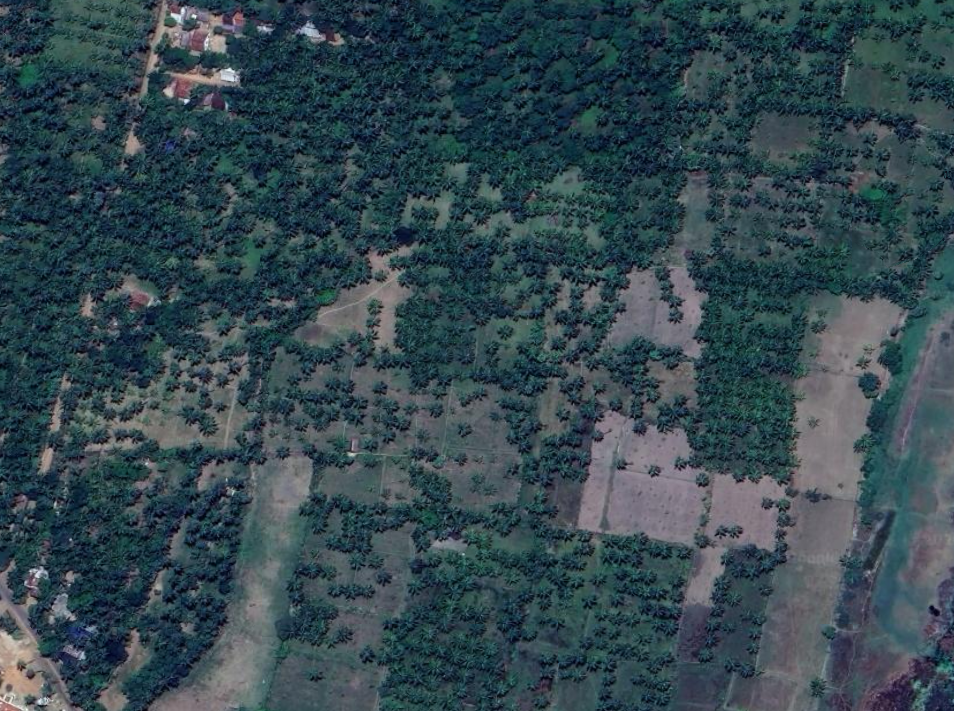
#> input picture input/test2.png, 954 x 711 px
$ python -i ultra_aggressive.py   (imports and definitions only)
#> lines starting #> are read from the running program, lines starting #| are printed output that depends on the picture; after the words box and inside, x2 and y2 are one past the last pixel; in counts of white or black regions, pixels touching at a corner belong together
#> further down, picture is the input picture: shape (711, 954, 3); mean B, G, R 79.4, 71.8, 52.8
"""
Ultra-Aggressive Coconut Tree Detection
- Watershed segmentation to separate trees
- Edge detection for tree boundaries
- Template matching for tree shapes
- Aggressive small feature detection
- Connected component analysis
- Optimized for dense plantations
"""

import cv2
import numpy as np
from scipy import ndimage
from typing import List, Tuple


# [45 lines left out: function detect_trees_aggressive, not called in this run]


def detect_trees_watershed(image: np.ndarray) -> np.ndarray:
    """
    Watershed segmentation to separate touching/overlapping trees.
    """
    gray = cv2.cvtColor(image, cv2.COLOR_BGR2GRAY)

    # Enhance contrast
    clahe = cv2.createCLAHE(clipLimit=2.0, tileGridSize=(8, 8))
    enhanced = clahe.apply(gray)
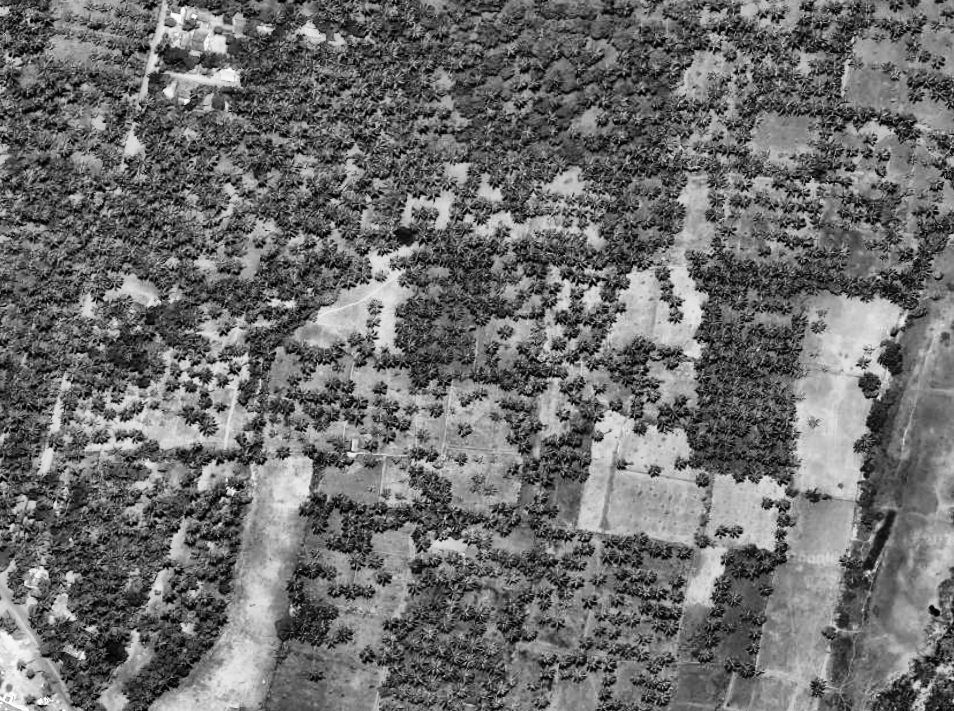
#> enhanced: shape (711, 954); min 0, max 255, mean 109.4

    # Binary threshold to find objects
    _, binary = cv2.threshold(enhanced, 100, 255, cv2.THRESH_BINARY_INV)
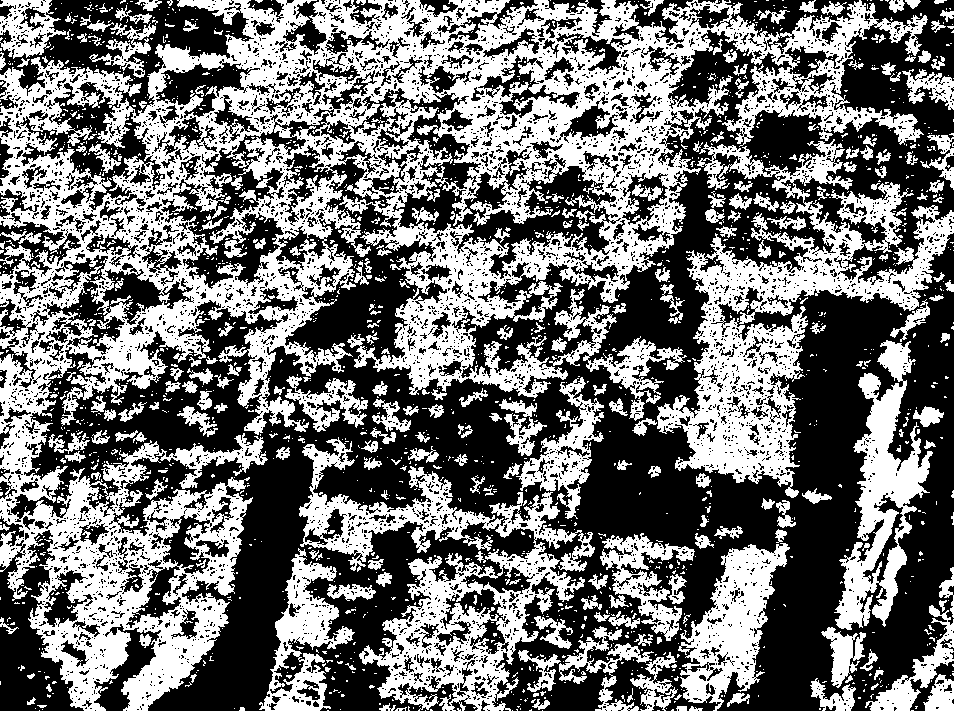
#> binary: shape (711, 954); 45% white; 1953 white regions (1681 under 20 px), largest, box (x1, y1, x2, y2) and area: (0, 0, 928, 711) 171825, (657, 139, 954, 498) 30100, (299, 437, 595, 711) 23112

    # Morphological operations
    kernel = cv2.getStructuringElement(cv2.MORPH_ELLIPSE, (5, 5))
    morph = cv2.morphologyEx(binary, cv2.MORPH_OPEN, kernel)
#> morph: shape (711, 954); 28% white; 1020 white regions (170 under 20 px), largest, box (x1, y1, x2, y2) and area: (443, 42, 681, 167) 11363, (683, 307, 800, 483) 8740, (40, 535, 152, 707) 7095
    morph = cv2.morphologyEx(morph, cv2.MORPH_CLOSE, kernel)
#> morph: shape (711, 954); 31.2% white; 493 white regions (87 under 20 px), largest, box (x1, y1, x2, y2) and area: (340, 0, 754, 218) 25357, (658, 211, 954, 484) 18669, (31, 480, 178, 711) 11382

    # Sure background
    kernel_bg = cv2.getStructuringElement(cv2.MORPH_ELLIPSE, (7, 7))
    sure_bg = cv2.dilate(morph, kernel_bg, iterations=3)
#> sure_bg: shape (711, 954); 81.3% white; 207 black regions (91 under 20 px), largest, box (x1, y1, x2, y2) and area: (742, 298, 898, 711) 21713, (575, 412, 776, 620) 12977, (157, 401, 382, 711) 12811

    # Distance transform
    dist_transform = cv2.distanceTransform(morph, cv2.DIST_L2, cv2.DIST_MASK_PRECISE)

    # Find sure foreground
    _, sure_fg = cv2.threshold(dist_transform, 0.3 * dist_transform.max(), 255, 0)
#> sure_fg: shape (711, 954) float32; 3% white; 183 white regions (91 under 20 px), largest, box (x1, y1, x2, y2) and area: (700, 553, 764, 660) 2583, (866, 393, 923, 504) 2046, (130, 621, 206, 703) 1766
    sure_fg = np.uint8(sure_fg)

    # Unknown region
    unknown = cv2.subtract(sure_bg, sure_fg)
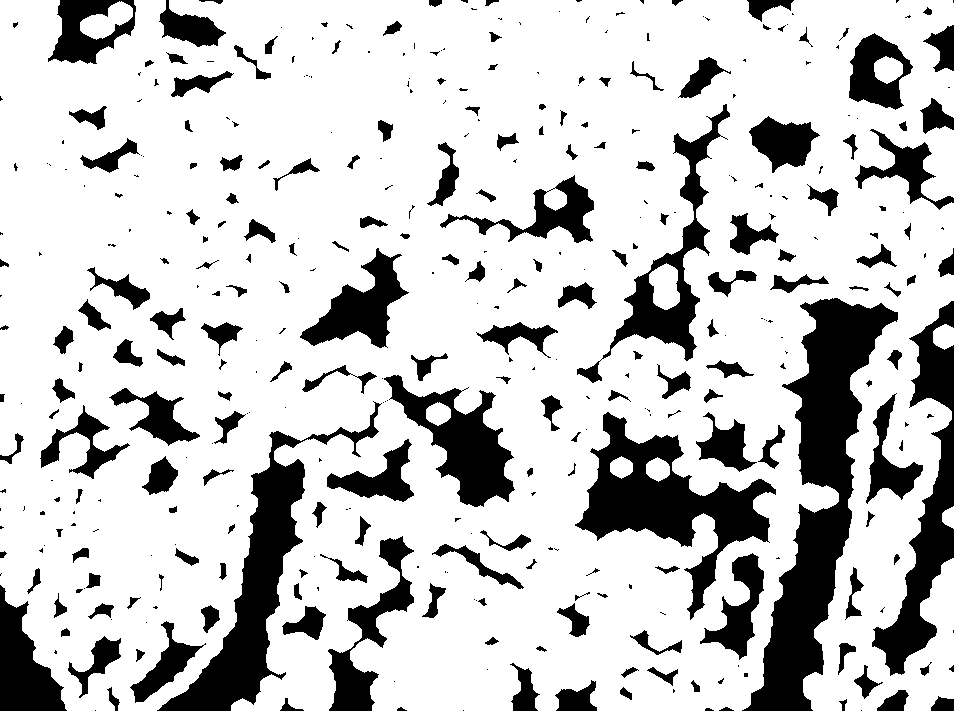
#> unknown: shape (711, 954); 78.3% white; 390 black regions (182 under 20 px), largest, box (x1, y1, x2, y2) and area: (742, 298, 898, 711) 21713, (575, 412, 776, 620) 12977, (157, 401, 382, 711) 12811

    # Marker labeling
    _, markers = cv2.connectedComponents(sure_fg)
#> markers: shape (711, 954) int32; 184 distinct labels, from 0 to 183

    # Add 1 to all labels so sure background is not 0, but 1
    markers = markers + 1
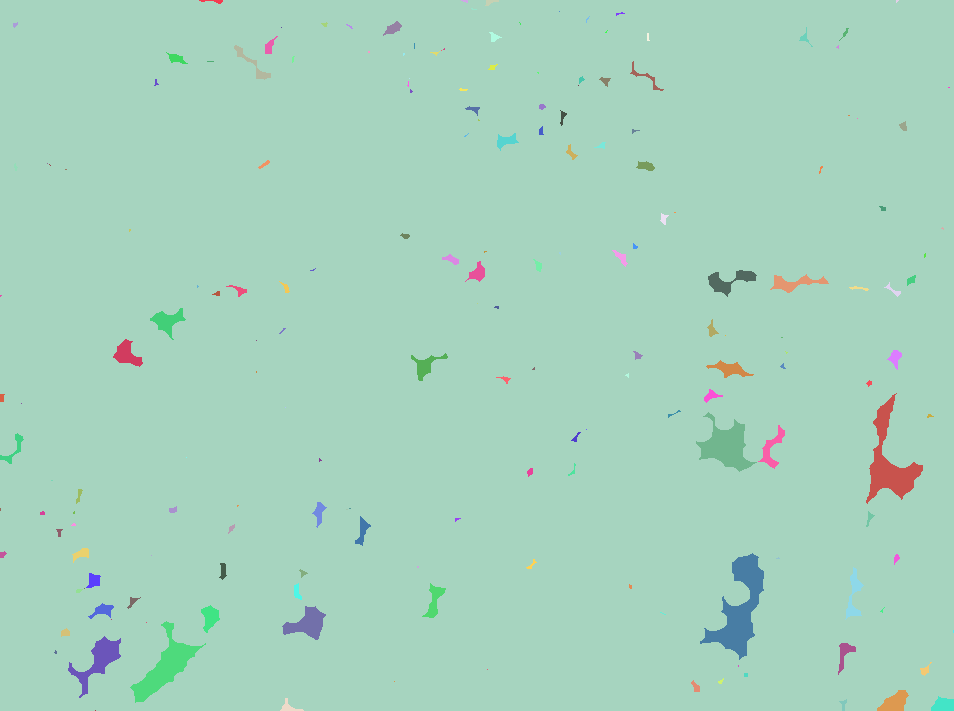
#> markers: shape (711, 954) int32; 184 distinct labels, from 1 to 184; one colour per label, 0 black

    # Mark unknown region as 0
    markers[unknown == 255] = 0
#> markers: shape (711, 954) int32; 185 distinct labels, from 0 to 184

    # Watershed
    image_8bit = cv2.convertScaleAbs(image)
    markers = cv2.watershed(image_8bit, markers)
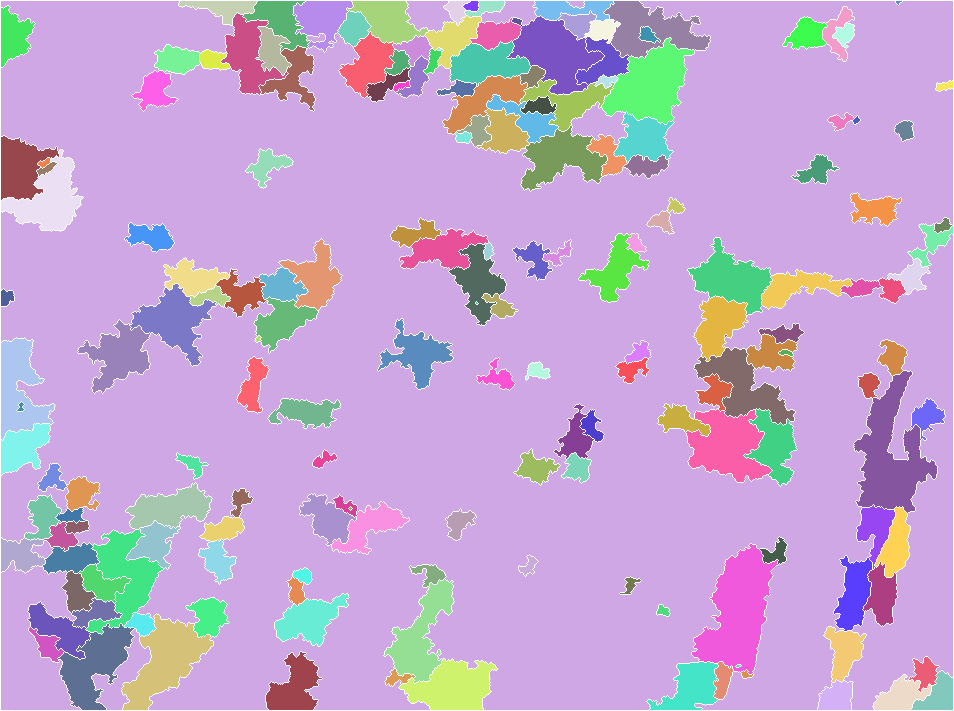
#> markers: shape (711, 954) int32; 183 distinct labels, from -1 to 183; one colour per label, 0 black, -1 white

    # Extract regions
    detections = []
    unique_markers = np.unique(markers)
#> unique_markers = 183 values from -1 to 183

    for marker in unique_markers:
        if marker <= 1:  # Skip background and border
            continue

        mask = (markers == marker).astype(np.uint8) * 255
        contours, _ = cv2.findContours(mask, cv2.RETR_EXTERNAL, cv2.CHAIN_APPROX_SIMPLE)

        for contour in contours:
            area = cv2.contourArea(contour)
            if 50 < area < 3000:
                x, y, w, h = cv2.boundingRect(contour)
                if w > 0 and h > 0:
                    detections.append([x, y, x + w, y + h, 0.4])
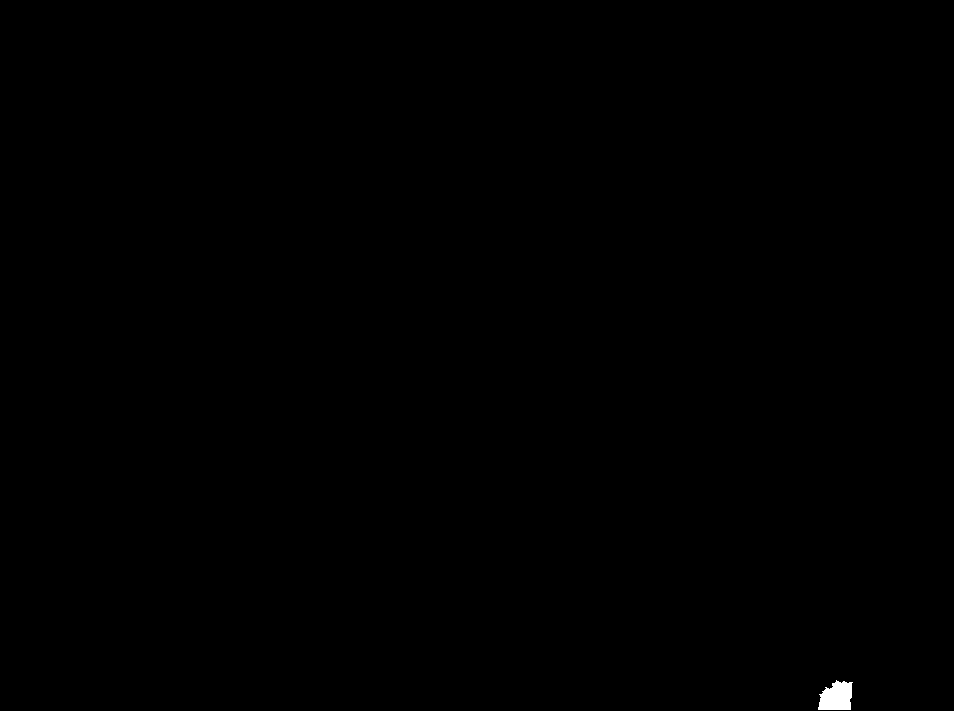
#> mask: shape (711, 954); 0.12% white; 1 white region, box (x1, y1, x2, y2) and area: (818, 680, 853, 710) 799
#> after the loop, detections = 155 items, first 6: [179, 1, 257, 25, 0.4], [444, 1, 470, 25, 0.4], [465, 1, 505, 17, 0.4], [463, 1, 479, 11, 0.4], [533, 1, 614, 21, 0.4], [558, 11, 596, 40, 0.4]

    return np.array(detections)


# [88 lines left out: functions detect_trees_edges, detect_trees_green_channel, super_aggressive_detection, not called in this run]

>>> import cv2
>>> picture = cv2.imread('../input/test2.png')
>>> result = detect_trees_watershed(picture)
#> result = 155 rows, first 6: [179, 1, 257, 25, 0.4], [444, 1, 470, 25, 0.4], [465, 1, 505, 17, 0.4], [463, 1, 479, 11, 0.4], [533, 1, 614, 21, 0.4], [558, 11, 596, 40, 0.4]
